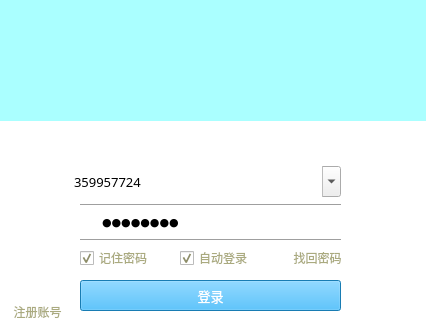
<?xml version="1.0" encoding="UTF-8"?>
<ui version="4.0">
 <class>QQMainWindow</class>
 <widget class="QMainWindow" name="QQMainWindow">
  <property name="geometry">
   <rect>
    <x>0</x>
    <y>0</y>
    <width>426</width>
    <height>329</height>
   </rect>
  </property>
  <property name="windowTitle">
   <string>QQMainWindow</string>
  </property>
  <widget class="QWidget" name="centralWidget">
   <widget class="QComboBox" name="comboBox">
    <property name="geometry">
     <rect>
      <x>70</x>
      <y>166</y>
      <width>271</width>
      <height>31</height>
     </rect>
    </property>
    <property name="font">
     <font>
      <family>微软雅黑</family>
      <pointsize>10</pointsize>
     </font>
    </property>
    <property name="cursor">
     <cursorShape>IBeamCursor</cursorShape>
    </property>
    <property name="editable">
     <bool>true</bool>
    </property>
    <property name="iconSize">
     <size>
      <width>30</width>
      <height>30</height>
     </size>
    </property>
    <property name="frame">
     <bool>false</bool>
    </property>
    <item>
     <property name="text">
      <string>359957724</string>
     </property>
     <property name="icon">
      <iconset>
       <normaloff>../build-qq_window-Desktop_Qt_5_9_4_MinGW_32bit-Debug/image/Q1.png</normaloff>../build-qq_window-Desktop_Qt_5_9_4_MinGW_32bit-Debug/image/Q1.png</iconset>
     </property>
    </item>
    <item>
     <property name="text">
      <string>1309071423</string>
     </property>
     <property name="icon">
      <iconset>
       <normaloff>../build-qq_window-Desktop_Qt_5_9_4_MinGW_32bit-Debug/image/Q1.png</normaloff>../build-qq_window-Desktop_Qt_5_9_4_MinGW_32bit-Debug/image/Q1.png</iconset>
     </property>
    </item>
   </widget>
   <widget class="QLineEdit" name="lineEdit">
    <property name="geometry">
     <rect>
      <x>100</x>
      <y>206</y>
      <width>221</width>
      <height>31</height>
     </rect>
    </property>
    <property name="font">
     <font>
      <family>微软雅黑</family>
      <pointsize>8</pointsize>
     </font>
    </property>
    <property name="text">
     <string>12345678</string>
    </property>
    <property name="frame">
     <bool>false</bool>
    </property>
    <property name="echoMode">
     <enum>QLineEdit::Password</enum>
    </property>
   </widget>
   <widget class="QPushButton" name="pushButton">
    <property name="geometry">
     <rect>
      <x>80</x>
      <y>280</y>
      <width>261</width>
      <height>31</height>
     </rect>
    </property>
    <property name="font">
     <font>
      <family>微软雅黑</family>
      <pointsize>10</pointsize>
     </font>
    </property>
    <property name="styleSheet">
     <string notr="true">color: rgb(255, 255, 255);
background-color: rgb(34, 174, 250);</string>
    </property>
    <property name="text">
     <string>登录</string>
    </property>
   </widget>
   <widget class="QCheckBox" name="checkBox">
    <property name="geometry">
     <rect>
      <x>180</x>
      <y>250</y>
      <width>71</width>
      <height>16</height>
     </rect>
    </property>
    <property name="styleSheet">
     <string notr="true">color: rgb(170, 170, 127);</string>
    </property>
    <property name="text">
     <string>自动登录</string>
    </property>
    <property name="checked">
     <bool>true</bool>
    </property>
   </widget>
   <widget class="QCheckBox" name="checkBox_2">
    <property name="geometry">
     <rect>
      <x>80</x>
      <y>250</y>
      <width>71</width>
      <height>16</height>
     </rect>
    </property>
    <property name="styleSheet">
     <string notr="true">color: rgb(170, 170, 127);</string>
    </property>
    <property name="text">
     <string>记住密码</string>
    </property>
    <property name="checked">
     <bool>true</bool>
    </property>
   </widget>
   <widget class="QPushButton" name="pushButton_2">
    <property name="enabled">
     <bool>true</bool>
    </property>
    <property name="geometry">
     <rect>
      <x>280</x>
      <y>246</y>
      <width>75</width>
      <height>23</height>
     </rect>
    </property>
    <property name="font">
     <font>
      <family>微软雅黑</family>
     </font>
    </property>
    <property name="cursor">
     <cursorShape>PointingHandCursor</cursorShape>
    </property>
    <property name="styleSheet">
     <string notr="true">color: rgb(170, 170, 127);</string>
    </property>
    <property name="text">
     <string>找回密码</string>
    </property>
    <property name="flat">
     <bool>true</bool>
    </property>
   </widget>
   <widget class="QLabel" name="label">
    <property name="geometry">
     <rect>
      <x>0</x>
      <y>0</y>
      <width>431</width>
      <height>121</height>
     </rect>
    </property>
    <property name="styleSheet">
     <string notr="true">background-color: rgb(170, 255, 255);</string>
    </property>
    <property name="text">
     <string/>
    </property>
   </widget>
   <widget class="QLabel" name="label_2">
    <property name="geometry">
     <rect>
      <x>160</x>
      <y>60</y>
      <width>101</width>
      <height>101</height>
     </rect>
    </property>
    <property name="text">
     <string/>
    </property>
    <property name="pixmap">
     <pixmap>../build-qq_window-Desktop_Qt_5_9_4_MinGW_32bit-Debug/image/1.png</pixmap>
    </property>
   </widget>
   <widget class="QLabel" name="label_3">
    <property name="geometry">
     <rect>
      <x>0</x>
      <y>0</y>
      <width>431</width>
      <height>331</height>
     </rect>
    </property>
    <property name="font">
     <font>
      <family>微软雅黑</family>
     </font>
    </property>
    <property name="styleSheet">
     <string notr="true">background-color: rgb(255, 255, 255);</string>
    </property>
    <property name="text">
     <string/>
    </property>
   </widget>
   <widget class="QPushButton" name="pushButton_3">
    <property name="geometry">
     <rect>
      <x>0</x>
      <y>300</y>
      <width>75</width>
      <height>23</height>
     </rect>
    </property>
    <property name="cursor">
     <cursorShape>PointingHandCursor</cursorShape>
    </property>
    <property name="styleSheet">
     <string notr="true">color: rgb(170, 170, 127);</string>
    </property>
    <property name="text">
     <string>注册账号</string>
    </property>
    <property name="flat">
     <bool>true</bool>
    </property>
   </widget>
   <widget class="Line" name="line">
    <property name="geometry">
     <rect>
      <x>80</x>
      <y>195</y>
      <width>261</width>
      <height>20</height>
     </rect>
    </property>
    <property name="orientation">
     <enum>Qt::Horizontal</enum>
    </property>
   </widget>
   <widget class="Line" name="line_2">
    <property name="geometry">
     <rect>
      <x>80</x>
      <y>230</y>
      <width>261</width>
      <height>20</height>
     </rect>
    </property>
    <property name="orientation">
     <enum>Qt::Horizontal</enum>
    </property>
   </widget>
   <widget class="QLabel" name="label_4">
    <property name="geometry">
     <rect>
      <x>80</x>
      <y>211</y>
      <width>21</width>
      <height>21</height>
     </rect>
    </property>
    <property name="text">
     <string/>
    </property>
    <property name="pixmap">
     <pixmap>../build-qq_window-Desktop_Qt_5_9_4_MinGW_32bit-Debug/image/Q2.png</pixmap>
    </property>
   </widget>
   <widget class="QLabel" name="label_5">
    <property name="geometry">
     <rect>
      <x>0</x>
      <y>0</y>
      <width>91</width>
      <height>51</height>
     </rect>
    </property>
    <property name="text">
     <string/>
    </property>
    <property name="pixmap">
     <pixmap>../build-qq_window-Desktop_Qt_5_9_4_MinGW_32bit-Debug/image/qqlogo.png</pixmap>
    </property>
   </widget>
   <widget class="QPushButton" name="pushButton_4">
    <property name="geometry">
     <rect>
      <x>320</x>
      <y>205</y>
      <width>21</width>
      <height>31</height>
     </rect>
    </property>
    <property name="text">
     <string/>
    </property>
    <property name="icon">
     <iconset>
      <normaloff>../build-qq_window-Desktop_Qt_5_9_4_MinGW_32bit-Debug/image/Q3.png</normaloff>../build-qq_window-Desktop_Qt_5_9_4_MinGW_32bit-Debug/image/Q3.png</iconset>
    </property>
    <property name="iconSize">
     <size>
      <width>30</width>
      <height>30</height>
     </size>
    </property>
    <property name="flat">
     <bool>true</bool>
    </property>
   </widget>
   <widget class="QPushButton" name="pushButton_5">
    <property name="geometry">
     <rect>
      <x>380</x>
      <y>290</y>
      <width>41</width>
      <height>31</height>
     </rect>
    </property>
    <property name="text">
     <string/>
    </property>
    <property name="icon">
     <iconset>
      <normaloff>../build-qq_window-Desktop_Qt_5_9_4_MinGW_32bit-Debug/image/Q4.png</normaloff>../build-qq_window-Desktop_Qt_5_9_4_MinGW_32bit-Debug/image/Q4.png</iconset>
    </property>
    <property name="iconSize">
     <size>
      <width>60</width>
      <height>60</height>
     </size>
    </property>
    <property name="flat">
     <bool>true</bool>
    </property>
   </widget>
   <widget class="QPushButton" name="pushButton_6">
    <property name="geometry">
     <rect>
      <x>400</x>
      <y>0</y>
      <width>20</width>
      <height>21</height>
     </rect>
    </property>
    <property name="text">
     <string/>
    </property>
    <property name="icon">
     <iconset>
      <normaloff>../build-qq_window-Desktop_Qt_5_9_4_MinGW_32bit-Debug/image/add.png</normaloff>../build-qq_window-Desktop_Qt_5_9_4_MinGW_32bit-Debug/image/add.png</iconset>
    </property>
    <property name="flat">
     <bool>true</bool>
    </property>
   </widget>
   <widget class="QPushButton" name="pushButton_7">
    <property name="geometry">
     <rect>
      <x>370</x>
      <y>0</y>
      <width>20</width>
      <height>21</height>
     </rect>
    </property>
    <property name="text">
     <string/>
    </property>
    <property name="icon">
     <iconset>
      <normaloff>../build-qq_window-Desktop_Qt_5_9_4_MinGW_32bit-Debug/image/jian.png</normaloff>../build-qq_window-Desktop_Qt_5_9_4_MinGW_32bit-Debug/image/jian.png</iconset>
    </property>
    <property name="flat">
     <bool>true</bool>
    </property>
   </widget>
   <widget class="QPushButton" name="pushButton_8">
    <property name="geometry">
     <rect>
      <x>340</x>
      <y>0</y>
      <width>20</width>
      <height>21</height>
     </rect>
    </property>
    <property name="text">
     <string/>
    </property>
    <property name="icon">
     <iconset>
      <normaloff>../build-qq_window-Desktop_Qt_5_9_4_MinGW_32bit-Debug/image/set.png</normaloff>../build-qq_window-Desktop_Qt_5_9_4_MinGW_32bit-Debug/image/set.png</iconset>
    </property>
    <property name="flat">
     <bool>true</bool>
    </property>
   </widget>
   <widget class="QLabel" name="label_6">
    <property name="geometry">
     <rect>
      <x>60</x>
      <y>230</y>
      <width>371</width>
      <height>131</height>
     </rect>
    </property>
    <property name="text">
     <string/>
    </property>
    <property name="pixmap">
     <pixmap>../build-qq_window-Desktop_Qt_5_9_4_MinGW_32bit-Debug/image/Q5.png</pixmap>
    </property>
   </widget>
   <widget class="QLabel" name="label_7">
    <property name="geometry">
     <rect>
      <x>140</x>
      <y>60</y>
      <width>131</width>
      <height>131</height>
     </rect>
    </property>
    <property name="text">
     <string/>
    </property>
    <property name="pixmap">
     <pixmap>../build-qq_window-Desktop_Qt_5_9_4_MinGW_32bit-Debug/image/Q6.png</pixmap>
    </property>
   </widget>
   <widget class="QPushButton" name="pushButton_9">
    <property name="geometry">
     <rect>
      <x>90</x>
      <y>260</y>
      <width>241</width>
      <height>31</height>
     </rect>
    </property>
    <property name="font">
     <font>
      <family>微软雅黑</family>
      <pointsize>10</pointsize>
     </font>
    </property>
    <property name="styleSheet">
     <string notr="true">color: rgb(255, 255, 255);
background-color: rgb(34, 174, 250);</string>
    </property>
    <property name="text">
     <string>返回</string>
    </property>
   </widget>
   <zorder>pushButton_9</zorder>
   <zorder>label_7</zorder>
   <zorder>label_3</zorder>
   <zorder>comboBox</zorder>
   <zorder>lineEdit</zorder>
   <zorder>pushButton</zorder>
   <zorder>checkBox</zorder>
   <zorder>checkBox_2</zorder>
   <zorder>pushButton_2</zorder>
   <zorder>label</zorder>
   <zorder>label_2</zorder>
   <zorder>pushButton_3</zorder>
   <zorder>line</zorder>
   <zorder>line_2</zorder>
   <zorder>label_4</zorder>
   <zorder>label_5</zorder>
   <zorder>pushButton_4</zorder>
   <zorder>pushButton_5</zorder>
   <zorder>pushButton_6</zorder>
   <zorder>pushButton_7</zorder>
   <zorder>pushButton_8</zorder>
   <zorder>label_6</zorder>
  </widget>
 </widget>
 <layoutdefault spacing="6" margin="11"/>
 <resources/>
 <connections/>
</ui>
